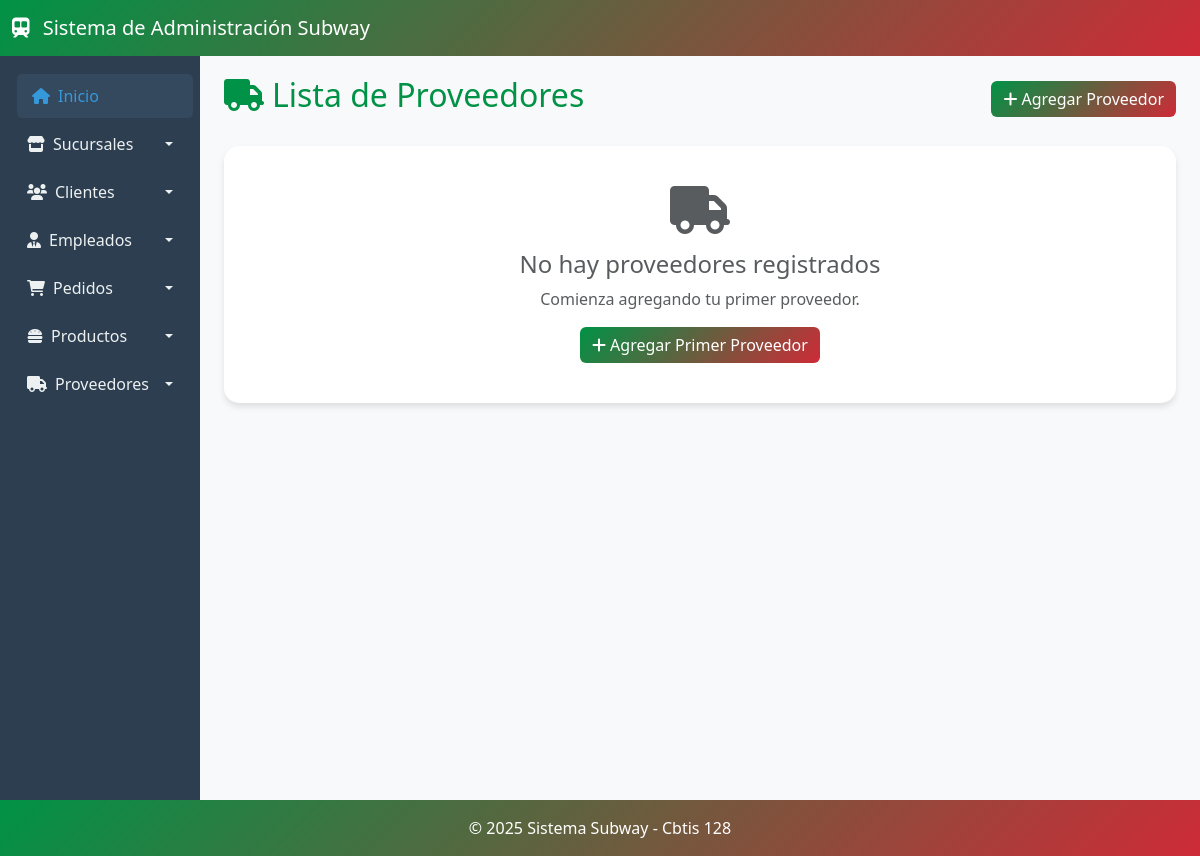
Page /proveedores/ on the earlier database version.
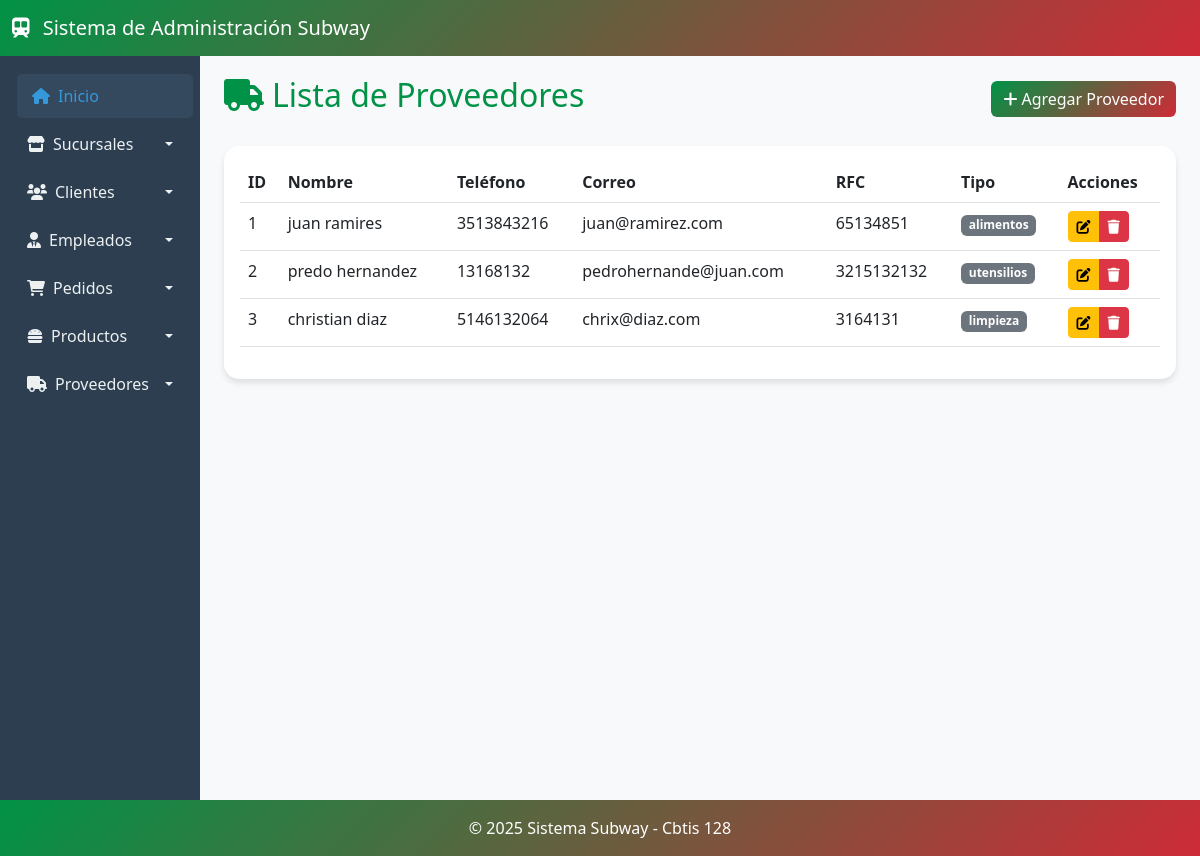
Same page on the later database version.
### app_Subway/models.py (models this page shows, shortened)
class Proveedor(models.Model):
    id_proveedor = models.AutoField(primary_key=True)
    nombre = models.CharField(max_length=100)
    telefono = models.CharField(max_length=15)
    correo = models.EmailField()
    direccion = models.TextField()
    rfc = models.CharField(max_length=13)  # Campo adicional 1
    tipo_proveedor = models.CharField(max_length=50)  # Campo adicional 2
    fecha_registro = models.DateField(auto_now_add=True)  # Campo adicional 3

### app_Subway/views.py (the view)
# urls.py: path('proveedores/', views.ver_proveedores, name='ver_proveedores'),
def ver_proveedores(request):
    proveedores = Proveedor.objects.all()
    return render(request, 'app_Subway/proveedores/ver_proveedores.html', {'proveedores': proveedores})

### app_Subway/templates/app_Subway/proveedores/ver_proveedores.html
{% extends 'app_Subway/base.html' %}
{% block content %}
<div class="row">
    <div class="col-12">
        <div class="d-flex justify-content-between align-items-center mb-4">
            <h2 style="color: #009246;">
                <i class="fas fa-truck me-2"></i>Lista de Proveedores
            </h2>
            <a href="{% url 'agregar_proveedor' %}" class="btn btn-subway">
                <i class="fas fa-plus me-1"></i>Agregar Proveedor
            </a>
        </div>
    </div>
</div>
<div class="row">
    <div class="col-12">
        <div class="card card-custom">
            <div class="card-body">
                {% if proveedores %}
                <div class="table-responsive">
                    <table class="table table-hover">
                        <thead style="background-color: #009246; color: white;">
                            <tr>
                                <th>ID</th>
                                <th>Nombre</th>
                                <th>Teléfono</th>
                                <th>Correo</th>
                                <th>RFC</th>
                                <th>Tipo</th>
                                <th>Acciones</th>
                            </tr>
                        </thead>
                        <tbody>
                            {% for proveedor in proveedores %}
                            <tr>
                                <td>{{ proveedor.id_proveedor }}</td>
                                <td>{{ proveedor.nombre }}</td>
                                <td>{{ proveedor.telefono }}</td>
                                <td>{{ proveedor.correo }}</td>
                                <td>{{ proveedor.rfc }}</td>
                                <td><span class="badge bg-secondary">{{ proveedor.tipo_proveedor }}</span></td>
                                <td>
                                    <div class="btn-group">
                                        <a href="{% url 'actualizar_proveedor' proveedor.id_proveedor %}" class="btn btn-warning btn-sm">
                                            <i class="fas fa-edit"></i>
                                        </a>
                                        <a href="{% url 'borrar_proveedor' proveedor.id_proveedor %}" class="btn btn-danger btn-sm">
                                            <i class="fas fa-trash"></i>
                                        </a>
                                    </div>
                                </td>
                            </tr>
                            {% endfor %}
                        </tbody>
                    </table>
                </div>
                {% else %}
                <div class="text-center py-4">
                    <i class="fas fa-truck fa-3x text-muted mb-3"></i>
                    <h4 class="text-muted">No hay proveedores registrados</h4>
                    <p class="text-muted">Comienza agregando tu primer proveedor.</p>
                    <a href="{% url 'agregar_proveedor' %}" class="btn btn-subway">
                        <i class="fas fa-plus me-1"></i>Agregar Primer Proveedor
                    </a>
                </div>
                {% endif %}
            </div>
        </div>
    </div>
</div>
{% endblock %}

Differences in the rows shown:
added Proveedor: id_proveedor "1", nombre "juan ramires", telefono "3513843216", correo "juan@ramirez.com", rfc "65134851", tipo_proveedor "alimentos"
added Proveedor: id_proveedor "2", nombre "predo hernandez", telefono "13168132", correo "pedrohernande@juan.com", rfc "3215132132", tipo_proveedor "utensilios"
added Proveedor: id_proveedor "3", nombre "christian diaz", telefono "5146132064", correo "chrix@diaz.com", rfc "3164131", tipo_proveedor "limpieza"
Other differences:
text no longer shown: "No hay proveedores registrados Comienza agregando tu primer proveedor. Agregar Primer Proveedor"
text now shown: "ID Nombre Teléfono Correo RFC Tipo Acciones"
